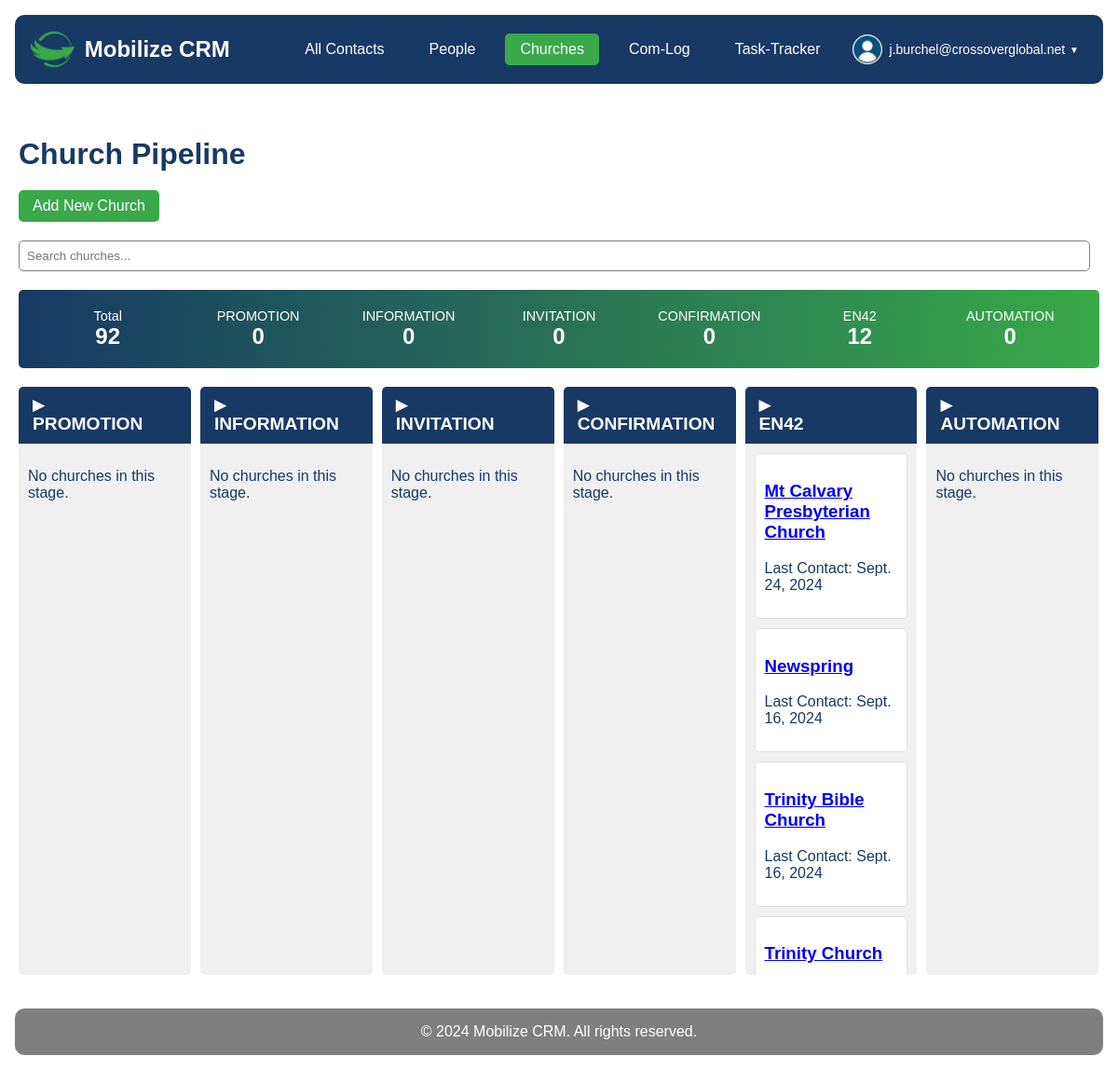
/contacts/churches/ (signed in), run on the app's committed database.
### userprofile/models.py (models this page shows, shortened)
class CustomUser(AbstractUser):
    profile_image = models.ImageField(upload_to='profile_images/', null=True, blank=True)
    profile_thumbnail = models.ImageField(upload_to='profile_thumbnails/', null=True, blank=True)
    email_signature = models.TextField(blank=True, null=True)
    google_refresh_token = models.CharField(max_length=255, blank=True, null=True)
    groups = models.ManyToManyField(
        'auth.Group',
        verbose_name='groups',
        blank=True,
        help_text='The groups this user belongs to. A user will get all permissions granted to each of their groups.',
        related_name='customuser_set',
        related_query_name='customuser',
    )
    user_permissions = models.ManyToManyField(
        'auth.Permission',
        verbose_name='user permissions',
        blank=True,
        help_text='Specific permissions for this user.',
        related_name='customuser_set',
        related_query_name='customuser',
    )

### contacts/models.py (models this page shows, shortened)
class Contact(models.Model):
    STATE = (
        ('al', 'AL'), ('ak', 'AK'), ('az', 'AZ'), ('ar', 'AR'), ('ca', 'CA'),('co', 'CO'),('ct', 'CT'),('de', 'DE'), ('fl', 'FL'), ('ga', 'GA'),
        ('hi', 'HI'), ('id', 'ID'), ('il', 'IL'), ('in', 'IN'), ('ia', 'IA'), ('ks', 'KS'), ('ky', 'KY'), ('la', 'LA'), ('me', 'ME'),
        ('md', 'MD'), ('ma', 'MA'), ('mi', 'MI'), ('mn', 'MN'), ('ms', 'MS'), ('mo', 'MO'), ('mt', 'MT'), ('ne', 'NE'), ('nv', 'NV'),
        ('nh', 'NH'), ('nj', 'NJ'), ('nm', 'NM'), ('ny', 'NY'), ('nc', 'NC'), ('nd', 'ND'), ('oh', 'OH'), ('ok', 'OK'), ('or', 'OR'),
        ('pa', 'PA'), ('ri', 'RI'), ('sc', 'SC'), ('sd', 'SD'), ('tn', 'TN'), ('tx', 'TX'), ('ut', 'UT'), ('vt', 'VT'), ('va', 'VA'),
        ('wa', 'WA'), ('wv', 'WV'), ('wi', 'WI'), ('wy', 'WY'),('dc', 'DC')
    )
    PREFERRED_CONTACT_METHODS = (
        ('email', 'Email'),('phone', 'Phone'),('text', 'Text'),('Facebook Messanger',
        'Facebook Messanger'),('whatsapp', 'Whatsapp'),('groupme', 'Groupme'),('signal', 'Signal'),('other', 'Other')
    )
    church_name = models.CharField(max_length=100, null=True, blank=True)
    first_name = models.CharField(max_length=100)
    last_name = models.CharField(max_length=100)
    image = models.ImageField(upload_to=get_image_path, null=True, blank=True)
    preferred_contact_method = models.CharField(max_length=100, choices=PREFERRED_CONTACT_METHODS)
    phone = models.CharField(max_length=50)
    email = models.EmailField()
    street_address = models.CharField(max_length=200, null=True, blank=True)
    city = models.CharField(max_length=100, null=True, blank=True)
    state = models.CharField(max_length=2, choices=STATE, null=True, blank=True)
    zip_code = models.CharField(max_length=10, null=True, blank=True)
    initial_notes = models.TextField(null=True, blank=True)
    date_created = models.DateField(auto_now_add=True,null=True, blank=True)
    date_modified = models.DateField(auto_now=True,null=True, blank=True)
    com_log = GenericRelation(ComLog)

### contacts/views.py (the view)
# urls.py: path('churches/', views.ChurchListView.as_view(), name='church_list'),
@method_decorator(login_required, name='dispatch')
class ChurchListView(ListView):
    model = Church
    template_name = 'contacts/church_list.html'
    context_object_name = 'churches'
    def get_context_data(self, **kwargs):
        context = super().get_context_data(**kwargs)
        all_stages = ['PROMOTION', 'INFORMATION', 'INVITATION', 'CONFIRMATION', 'EN42', 'AUTOMATION']
        pipeline_summary = dict(Church.objects.values_list('church_pipeline').annotate(count=Count('church_pipeline')))
        pipeline_stages = {stage: list(Church.objects.filter(church_pipeline=stage).values('id', 'church_name', 'email', 'date_modified')) for stage in all_stages}
        context.update({
            'all_stages': all_stages,
            'total_churches': Church.objects.count(),
            'pipeline_summary': pipeline_summary,
            'pipeline_stages': pipeline_stages,
        })
        context['debug_info'] = {
            'total_churches': context['total_churches'],
            'pipeline_summary': context['pipeline_summary'],
            'pipeline_stages_count': {stage: len(churches) for stage, churches in context['pipeline_stages'].items()},
        }
        return context

### contacts/templatetags/custom_filters.py (called while the page is built)
@register.filter
def get_item(dictionary, key):
    return dictionary.get(key)

### contacts/templates/contacts/church_list.html (shortened to what this page needs)
{% extends 'core/base.html' %}
{% load static %}
{% load custom_filters %}
{% block extra_css %}
<link rel="stylesheet" href="{% static 'css/church_list.css' %}">
{% endblock %}
{% block content %}
<div class="pipeline-container">
    <h1>Church Pipeline</h1>
    <div class="actions-container">
        <a href="{% url 'contacts:add_church' %}" class="btn btn-primary">Add New Church</a>
        <div class="search-container">
            <input type="text" id="churchSearch" placeholder="Search churches...">
        </div>
    </div>
    <div class="pipeline-summary">
        <div class="summary-item total-item">
            <span class="summary-label">Total</span>
            <span class="summary-value">{{ total_churches }}</span>
        </div>
        {% for stage in all_stages %}
        <div class="summary-item" data-stage="{{ stage }}">
            <span class="summary-label">{{ stage }}</span>
            <span class="summary-value">{{ pipeline_summary|get_item:stage|default:0 }}</span>
        </div>
        {% endfor %}
    </div>
    <div class="pipeline-grid">
        {% for stage in all_stages %}
        <div class="pipeline-stage" data-stage="{{ stage|slugify }}">
            <div class="stage-header">
                <span class="toggle-icon">▶</span>
                <h2>{{ stage }}</h2>
            </div>
            <div class="stage-content">
                {% for church in pipeline_stages|get_item:stage %}
                <div class="church-card" draggable="true" data-church-id="{{ church.id }}">
                    <h3><a href="{% url 'contacts:church_detail' church.id %}">{{ church.church_name }}</a></h3>
                    <p>Last Contact: {{ church.date_modified|default:"N/A" }}</p>
                </div>
                {% empty %}
                <p class="empty-stage">No churches in this stage.</p>
                {% endfor %}
            </div>
        </div>
        {% endfor %}
    </div>
</div>
{% endblock %}

### core/templates/core/partials/nav.html (shortened to what this page needs)
{% load static %}
<nav class="navbar">
    <div class="navbar-brand">
        <img src="{% static 'images/cg_logo.png' %}" alt="Logo" class="navbar-logo">
        <a href="/" class="navbar-title">Mobilize CRM</a>
    </div>
    <div id="navbar-menu" class="navbar-menu">
        <a href="{% url 'contacts:contact_list' %}" class="navbar-item {% if request.resolver_match.url_name == 'all_contacts' %}active{% endif %}">All Contacts</a>
        <a href="{% url 'contacts:people_list' %}" class="navbar-item {% if request.resolver_match.url_name == 'people_list' %}active{% endif %}">People</a>
        <a href="{% url 'contacts:church_list' %}" class="navbar-item {% if request.resolver_match.url_name == 'church_list' %}active{% endif %}">Churches</a>
        <a href="{% url 'com_log:list' %}" class="navbar-item {% if request.resolver_match.url_name == 'com_log' %}active{% endif %}">Com-Log</a>
        <a href="{% url 'task_tracker:task_list' %}" class="navbar-item {% if request.resolver_match.url_name == 'task_tracker' %}active{% endif %}">Task-Tracker</a>
        {% if user.is_authenticated %}
        <div class="user-menu">
            <button id="user-menu-toggle" class="user-menu-button">
                {% if user.has_profile_thumbnail %}
                    <img src="{{ user.profile_thumbnail.url }}" alt="{{ user.username }}" class="user-avatar">
                {% elif user.has_profile_image %}
                    <img src="{{ user.profile_image.url }}" alt="{{ user.username }}" class="user-avatar">
                {% else %}
                    <img src="{% static 'images/default_thumbnail.png' %}" alt="{{ user.username }}" class="user-avatar">
                {% endif %}
                <span class="user-menu-text">{{ user.username }}</span>
                <span class="dropdown-arrow">▼</span>
            </button>
        </div>
        {% else %}
        <a href="{% url 'userprofile:login' %}" class="navbar-item {% if request.resolver_match.url_name == 'login' %}active{% endif %}">Login</a>
        {% endif %}
    </div>
</nav>

### staticfiles/css/church_list.css (style rules this page uses)
:root { --primary-blue: #183963; --primary-green: #39A949; --primary-gray: #7F7F7F; --primary-white: #FFFFFF; --light-gray: #f0f0f0; --border-color: #e0e0e0; }
body { font-family: Arial, sans-serif; margin: 0; padding: 0; background-color: var(--primary-white); color: var(--primary-blue); }
.pipeline-container { max-width: 100%; margin: 0 auto; padding: 20px; }
h1 { color: var(--primary-blue); margin-bottom: 20px; }
.search-container { display: flex; width: 100%; margin-bottom: 20px; }
.search-container input[type="text"] { width: 100%; padding: 8px; border: 1px solid var(--primary-gray); border-radius: 5px; margin-right: 10px; }
.btn { padding: 8px 15px; border: none; cursor: pointer; text-decoration: none; display: inline-block; border-radius: 5px; }
.btn-primary { background-color: var(--primary-green); color: var(--primary-white); margin-bottom: 20px; }
.pipeline-summary { display: flex; flex-wrap: wrap; justify-content: space-around; margin-bottom: 20px; background: linear-gradient(to right, var(--primary-blue), var(--primary-green)); padding: 15px; border-radius: 5px; color: var(--primary-white); }
.summary-item { text-align: center; flex: 1 1 100px; margin: 5px; }
.summary-label { font-size: 0.9em; display: block; }
.summary-value { font-size: 1.5em; font-weight: bold; display: block; }
.pipeline-grid { display: flex; flex-wrap: wrap; gap: 10px; margin-top: 20px; overflow-x: auto; }
.pipeline-stage { flex: 1 0 auto; min-width: 200px; max-width: calc(16.8% - 10px); background-color: var(--light-gray); border-radius: 5px; overflow: hidden; }
.stage-header { background-color: var(--primary-blue); color: var(--primary-white); padding: 10px 15px; font-weight: bold; }
.stage-header h2 { margin: 0; font-size: 1.2em; text-align: left; }
.stage-content { padding: 10px; overflow-y: auto; max-height: calc(100vh - 250px); }
.church-card { background-color: var(--primary-white); border: 1px solid var(--border-color); border-radius: 5px; padding: 10px; margin-bottom: 10px; word-break: break-word; }
@media (max-width: 1400px) { .pipeline-stage { min-width: 180px; } }
@media (max-width: 1200px) { .pipeline-stage { min-width: 160px; } }

### static/css/main.css (style rules this page uses)
:root { --primary-blue: #183963; --primary-green: #39A949; --primary-gray: #7F7F7F; --primary-white: #FFFFFF; --border-radius: 10px; }
.navbar { display: flex; justify-content: space-between; align-items: center; background-color: var(--primary-blue); padding: 1rem; margin: 1rem; border-radius: 10px; flex-wrap: wrap; }
.navbar-brand { display: flex; align-items: center; }
.navbar-logo { height: 40px; margin-right: 10px; }
.navbar-title { color: var(--primary-white); text-decoration: none; font-size: 1.5rem; font-weight: bold; }
.navbar-menu { display: flex; align-items: center; }
.navbar-item { color: var(--primary-white); text-decoration: none; padding: 0.5rem 1rem; margin: 0 0.5rem; transition: background-color 0.3s; border-radius: 5px; }
.navbar-item:hover, .navbar-item.active { background-color: var(--primary-green); }
.user-menu { position: relative; display: flex; align-items: center; }
.user-menu-button { display: flex; align-items: center; background: none; border: none; cursor: pointer; padding: 5px 10px; border-radius: 15px; transition: background-color 0.3s ease; color: var(--primary-white); }
.user-avatar { width: 32px; height: 32px; border-radius: 50%; object-fit: cover; margin-right: 8px; }
.user-menu-text { font-size: 14px; margin-right: 5px; }
.dropdown-arrow { font-size: 10px; }

### data on the page
CustomUser: username "j.burchel@crossoverglobal.net"
Contact: church_name "Mt Calvary Presbyterian Church", date_modified "Sept. 24, 2024"
Contact: church_name "Newspring", date_modified "Sept. 16, 2024"
Contact: church_name "Trinity Bible Church", date_modified "Sept. 16, 2024"
Contact: church_name "Trinity Church"

### other printed values
{{ total_churches }} "92"
{{ stage }} "PROMOTION" "INFORMATION" "INVITATION" "CONFIRMATION" "EN42" "AUTOMATION"
{{ pipeline_summary|get_item:stage|default:0 }} "0" "0" "0" "0" "12" "0"
